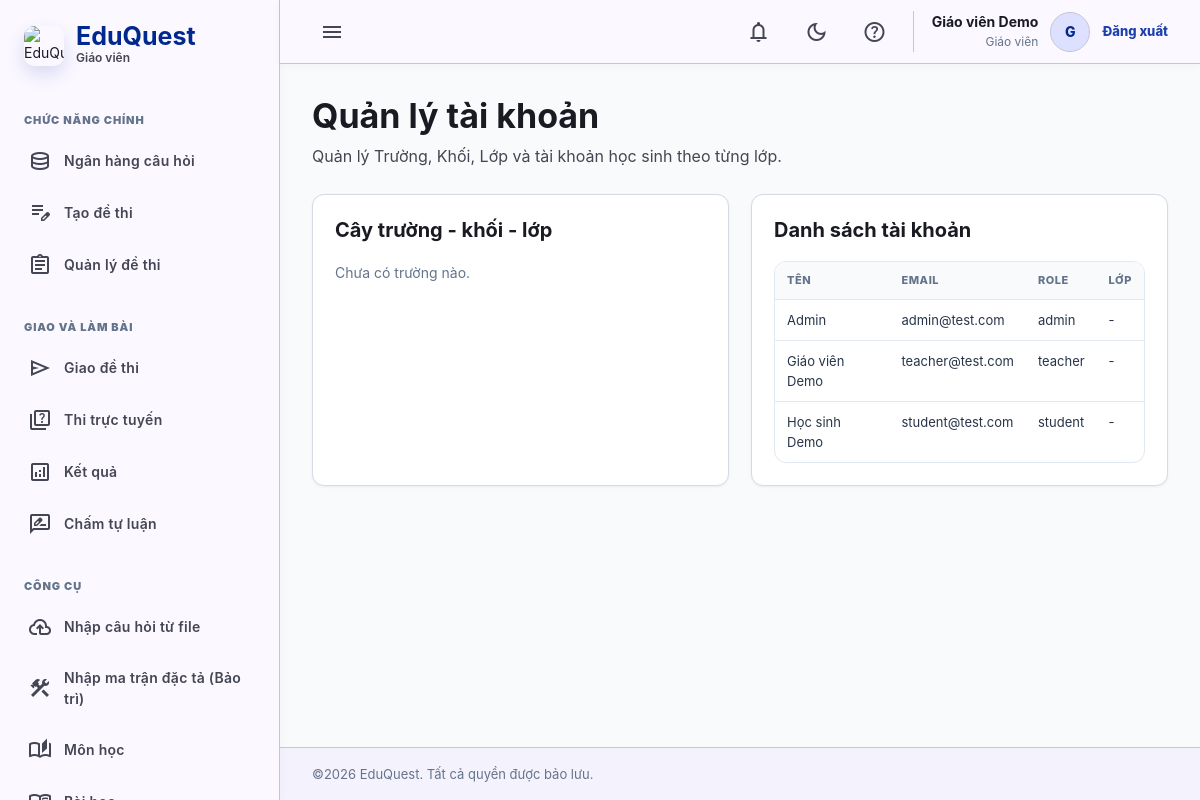
The page /users.php (signed in) on the database its author committed.
### tables this page shows
CREATE TABLE IF NOT EXISTS users (
  id INT AUTO_INCREMENT PRIMARY KEY,
  name VARCHAR(120) NOT NULL,
  email VARCHAR(160) NOT NULL UNIQUE,
  password VARCHAR(255) NOT NULL,
  role ENUM('admin','teacher','student') NOT NULL DEFAULT 'student',
  status ENUM('active','locked') NOT NULL DEFAULT 'active',
  class_id INT NULL,
  created_at TIMESTAMP DEFAULT CURRENT_TIMESTAMP
);

### includes/functions.php (called while the page is built, shortened)
<?php
require_once __DIR__ . '/../config/database.php';
function e($value): string { return htmlspecialchars((string)$value, ENT_QUOTES, 'UTF-8'); }
function current_user(): ?array { return $_SESSION['user'] ?? null; }
function ensure_school_structure_tables(): void {
    $userColumns = db()->query('SHOW COLUMNS FROM users')->fetchAll(PDO::FETCH_COLUMN);
}
function school_tree(): array {
    ensure_school_structure_tables();
    $schools = [];
    foreach (db()->query('SELECT * FROM schools ORDER BY name')->fetchAll() as $school) {
        $school['grades'] = [];
        $schools[(int)$school['id']] = $school;
    }
    $grades = [];
    foreach (db()->query('SELECT * FROM school_grades ORDER BY name')->fetchAll() as $grade) {
        $grade['classes'] = [];
        $grades[(int)$grade['id']] = $grade;
    }
    foreach (db()->query('SELECT * FROM school_classes ORDER BY name')->fetchAll() as $class) {
        $gradeId = (int)$class['grade_id'];
        if (isset($grades[$gradeId])) $grades[$gradeId]['classes'][(int)$class['id']] = $class + ['students' => []];
    }
    foreach (db()->query('SELECT id,name,email,status,class_id FROM users WHERE role="student" ORDER BY name')->fetchAll() as $student) {
        $classId = (int)($student['class_id'] ?? 0);
        foreach ($grades as &$grade) {
            if (isset($grade['classes'][$classId])) {
                $grade['classes'][$classId]['students'][] = $student;
                break;
            }
        }
        unset($grade);
    }
    return $schools;
}

### config/database.php (called while the page is built, shortened)
<?php
function db(): PDO {
    static $pdo = null;
    if ($pdo) return $pdo;
    $dsn = 'mysql:host=' . DB_HOST . ';dbname=' . DB_NAME . ';charset=' . DB_CHARSET;
    $pdo = new PDO($dsn, DB_USER, DB_PASS, [
        PDO::ATTR_ERRMODE => PDO::ERRMODE_EXCEPTION,
        PDO::ATTR_DEFAULT_FETCH_MODE => PDO::FETCH_ASSOC,
        PDO::ATTR_EMULATE_PREPARES => false,
        PDO::MYSQL_ATTR_INIT_COMMAND => 'SET NAMES utf8mb4',
    ]);
    return $pdo;
}

### users.php (the view, shortened to what this page needs)
<?php
require_once __DIR__ . '/includes/functions.php';
$current = current_user();
$isAdmin = ($current['role'] ?? '') === 'admin';
$tree = school_tree();
$users = db()->query('SELECT u.*,c.name class_name,g.name grade_name,s.name school_name
    FROM users u
    LEFT JOIN school_classes c ON c.id=u.class_id
    LEFT JOIN school_grades g ON g.id=c.grade_id
    LEFT JOIN schools s ON s.id=g.school_id
    ORDER BY u.created_at DESC')->fetchAll();
include __DIR__ . '/includes/header.php';
?>
<div class="page-heading">
  <div>
    <h1>Quản lý tài khoản</h1>
    <p>Quản lý Trường, Khối, Lớp và tài khoản học sinh theo từng lớp.</p>
  </div>
</div>
<div class="grid grid-2" style="margin-top:24px">
  <div class="card">
    <h2>Cây trường - khối - lớp</h2>
    <?php if (!$tree): ?><p class="muted">Chưa có trường nào.</p><?php endif; ?>
  </div>
  <div class="card">
    <h2>Danh sách tài khoản</h2>
    <table class="table">
      <tr><th>Tên</th><th>Email</th><th>Role</th><th>Lớp</th><?php if ($isAdmin): ?><th></th><?php endif; ?></tr>
      <?php foreach ($users as $u): ?>
        <tr>
          <td><?= e($u['name']) ?></td>
          <td><?= e($u['email']) ?></td>
          <td><?= e($u['role']) ?></td>
          <td><?= e(trim(($u['school_name'] ? $u['school_name'] . ' - ' : '') . ($u['grade_name'] ? $u['grade_name'] . ' - ' : '') . ($u['class_name'] ?? '')) ?: '-') ?></td>
        </tr>
      <?php endforeach; ?>
    </table>
  </div>
</div>
<?php include __DIR__ . '/includes/footer.php'; ?>

### includes/header.php (shortened to what this page needs)
<?php
require_once __DIR__ . '/functions.php';
$user = current_user();
$roleNames = ['admin' => 'Quản trị viên', 'teacher' => 'Giáo viên', 'student' => 'Học sinh'];
?>
<!doctype html>
<html lang="vi">
<head>
  <link rel="stylesheet" href="assets/css/style.css?v=20260629-user-activity-dashboard">
</head>
<body>
<?php if ($user): ?>
<aside class="sidebar">
  <div class="brand">
    <img class="brand-logo" src="img/logoeduquest.png" alt="EduQuest">
    <div>
      <strong>EduQuest</strong>
      <small><?= e($roleNames[$user['role']] ?? 'School Portal') ?></small>
    </div>
  </div>
  <?php include __DIR__ . '/sidebar.php'; ?>
</aside>
<main class="main">
<header class="topbar">
  <button class="icon-btn sidebar-toggle" data-sidebar-toggle type="button" title="Thu/mở menu"><span class="material-symbols-outlined">menu</span></button>
  <div class="top-actions">
    <div class="notification-shell" data-notification-shell>
      <button class="icon-btn" type="button" title="Th&#244;ng b&#225;o" data-notification-toggle>
        <span class="material-symbols-outlined">notifications</span>
      </button>
    </div>
    <button class="icon-btn" type="button" title="Dark mode" data-dark-toggle><span class="material-symbols-outlined">dark_mode</span></button>
    <button class="icon-btn" type="button" title="Trợ giúp"><span class="material-symbols-outlined">help</span></button>
    <div class="userbox">
      <div class="user-meta">
        <strong><?= e($user['name']) ?></strong>
        <small><?= e($roleNames[$user['role']] ?? $user['role']) ?></small>
      </div>
      <div class="avatar"><?= e(mb_substr($user['name'], 0, 1)) ?></div>
      <a href="logout.php">Đăng xuất</a>
    </div>
  </div>
</header>
<section class="content">
<?php endif; ?>

### includes/sidebar.php (shortened to what this page needs)
<?php
$active = basename($_SERVER['PHP_SELF']);
$role = current_user()['role'];
$sections = [
    'main' => [
        'label' => 'Chức năng chính',
        'items' => [
            ['questions.php', 'database', 'Ngân hàng câu hỏi', ['admin', 'teacher']],
            ['create-exam.php', 'edit_note', 'Tạo đề thi', ['admin', 'teacher']],
            ['exams.php', 'assignment', 'Quản lý đề thi', ['admin', 'teacher']],
        ],
    ],
    'delivery' => [
        'label' => 'Giao và làm bài',
        'items' => [
            ['assignments.php', 'send', 'Giao đề thi', ['admin', 'teacher']],
            ['online-test.php', 'quiz', 'Thi trực tuyến', ['admin', 'teacher', 'student']],
            ['results.php', 'analytics', 'Kết quả', ['admin', 'teacher', 'student']],
            ['grade-essay.php', 'rate_review', 'Chấm tự luận', ['admin', 'teacher']],
        ],
    ],
    'tools' => [
        'label' => 'Công cụ',
        'items' => [
            ['import-questions.php', 'cloud_upload', 'Nhập câu hỏi từ file', ['admin', 'teacher']],
            ['import-matrix.php', 'construction', 'Nhập ma trận đặc tả (Bảo trì)', ['admin', 'teacher']],
            ['subjects.php', 'auto_stories', 'Môn học', ['admin', 'teacher']],
            ['lessons.php', 'menu_book', 'Bài học', ['admin', 'teacher']],
        ],
    ],
    'system' => [
        'label' => 'Hệ thống',
        'items' => [
            ['admin-dashboard.php', 'admin_panel_settings', 'Admin Dashboard', ['admin']],
            ['dashboard.php', 'dashboard', 'Dashboard', ['teacher', 'student']],
            ['users.php', 'manage_accounts', 'Quản lý tài khoản', ['admin', 'teacher']],
            ['notifications.php', 'notifications', 'Thông báo', ['admin', 'teacher']],
            ['backups.php', 'backup', 'Sao lưu dữ liệu', ['admin']],
        ],
    ],
];
foreach ($sections as $section) {
    $visibleItems = array_values(array_filter($section['items'], fn($item) => in_array($role, $item[3], true)));
    echo '<div class="nav-section"><span class="nav-section-label">' . e($section['label']) . '</span>';
    foreach ($visibleItems as $item) {
        $cls = $active === $item[0] ? 'active' : '';
        echo '<a class="nav ' . $cls . '" href="' . $item[0] . '" data-label="' . e($item[2]) . '"><span class="material-symbols-outlined">' . $item[1] . '</span><span class="nav-label">' . e($item[2]) . '</span></a>';
    }
    echo '</div>';
}
?>

### includes/footer.php (shortened to what this page needs)
<?php if (current_user()): ?></section><footer class="footer">©2026 EduQuest. Tất cả quyền được bảo lưu.</footer></main><?php endif; ?>
</body></html>

### rows shown on the page
users: role "Giáo viên", name "Giáo viên Demo", name "G", email "teacher@test.com", role "teacher", class_name "-"
users: name "Admin", email "admin@test.com", role "admin", class_name "-"
users: name "Học sinh Demo", email "student@test.com", role "student", class_name "-"

### other values the page prints
$section['label'] "CHỨC NĂNG CHÍNH"
$item[2] "Ngân hàng câu hỏi"
$item[2] "Tạo đề thi"
$item[2] "Quản lý đề thi"
$section['label'] "GIAO VÀ LÀM BÀI"
$item[2] "Giao đề thi"
$item[2] "Thi trực tuyến"
$item[2] "Kết quả"
$item[2] "Chấm tự luận"
$section['label'] "CÔNG CỤ"
$item[2] "Nhập câu hỏi từ file"
$item[2] "Nhập ma trận đặc tả (Bảo trì)"
$item[2] "Môn học"
